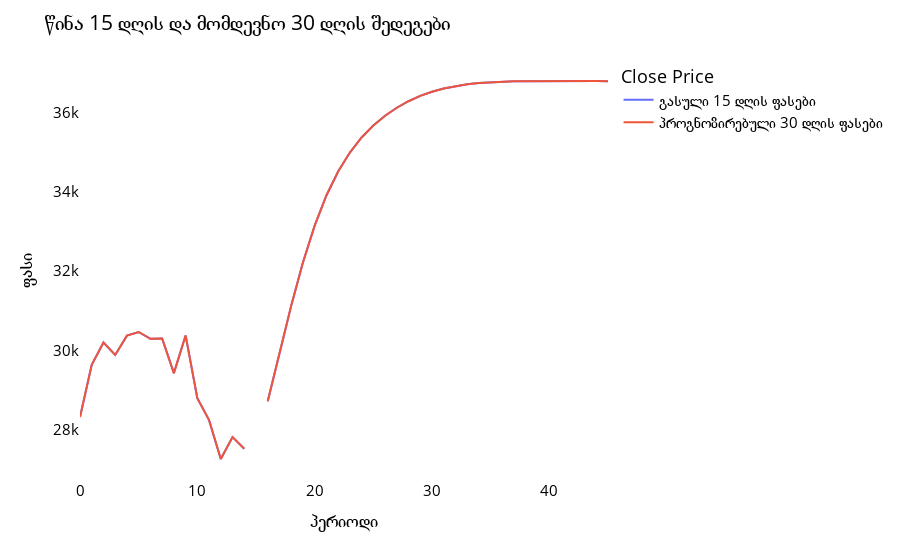

Notebook source saved alongside this figure:
### Code cell
temp_mat = np.empty((len(last_days)+pred_days+1,1))
temp_mat[:] = np.nan
temp_mat = temp_mat.reshape(1,-1).tolist()[0]

last_original_days_value = temp_mat
next_predicted_days_value = temp_mat

last_original_days_value[0:time_step+1] = scaler.inverse_transform(closedf[len(closedf)-time_step:]).reshape(1,-1).tolist()[0]
next_predicted_days_value[time_step+1:] = scaler.inverse_transform(np.array(lst_output).reshape(-1,1)).reshape(1,-1).tolist()[0]

new_pred_plot = pd.DataFrame({
    'last_original_days_value':last_original_days_value,
    'next_predicted_days_value':next_predicted_days_value
})

names = cycle([f'გასული {time_step} დღის ფასები', f'პროგნოზირებული {pred_days} დღის ფასები'])

fig = px.line(
    new_pred_plot,
    x = new_pred_plot.index, 
    y = [
        new_pred_plot['last_original_days_value'],
        new_pred_plot['next_predicted_days_value']
    ],
    
    labels = {
        'value': 'ფასი',
        'index': 'პერიოდი'
    }
)

fig.update_layout(
    title_text = f'წინა 15 დღის და მომდევნო 30 დღის შედეგები',
    plot_bgcolor = 'white', 
    font_size = 15, 
    font_color = 'black',
    legend_title_text = 'Close Price'
)

fig.for_each_trace(lambda data:  data.update(name = next(names)))
fig.update_xaxes(showgrid=False)
fig.update_yaxes(showgrid=False)
fig.show()

### Figure 1 — Plotly figure (JSON) as saved in the notebook; plotly's stock layout.template omitted (floating-point values rounded to 4 significant figures)
{"data": [{"hovertemplate": "variable=last_original_days_value<br>პერიოდი=%{x}<br>ფასი=%{y}<extra></extra>", "legendgroup": "last_original_days_value", "line": {"color": "#636efa", "dash": "solid"}, "marker": {"symbol": "circle"}, "mode": "lines", "name": "გასული 15 დღის ფასები", "orientation": "v", "showlegend": true, "type": "scatter", "x": [0, 1, 2, 3, 4, 5, 6, 7, 8, 9, 10, 11, 12, 13, 14, 15, 16, 17, 18, 19, 20, 21, 22, 23, 24, 25, 26, 27, 28, 29, 30, 31, 32, 33, 34, 35, 36, 37, 38, 39, 40, 41, 42, 43, 44, 45], "xaxis": "x", "y": [28320.0, 29640.0, 30200.0, 29890.0, 30370.0, 30470.0, 30300.0, 30300.0, 29430.0, 30380.0, 28800.0, 28240.0, 27260.0, 27820.0, 27520.0, null, 28720.0, 29920.0, 31130.0, 32220.0, 33150.0, 33910.0, 34520.0, 34990.0, 35370.0, 35680.0, 35920.0, 36120.0, 36290.0, 36420.0, 36530.0, 36610.0, 36670.0, 36720.0, 36750.0, 36770.0, 36780.0, 36790.0, 36790.0, 36800.0, 36800.0, 36800.0, 36800.0, 36800.0, 36800.0, 36790.0], "yaxis": "y"}, {"hovertemplate": "variable=next_predicted_days_value<br>პერიოდი=%{x}<br>ფასი=%{y}<extra></extra>", "legendgroup": "next_predicted_days_value", "line": {"color": "#EF553B", "dash": "solid"}, "marker": {"symbol": "circle"}, "mode": "lines", "name": "პროგნოზირებული 30 დღის ფასები", "orientation": "v", "showlegend": true, "type": "scatter", "x": [0, 1, 2, 3, 4, 5, 6, 7, 8, 9, 10, 11, 12, 13, 14, 15, 16, 17, 18, 19, 20, 21, 22, 23, 24, 25, 26, 27, 28, 29, 30, 31, 32, 33, 34, 35, 36, 37, 38, 39, 40, 41, 42, 43, 44, 45], "xaxis": "x", "y": [28320.0, 29640.0, 30200.0, 29890.0, 30370.0, 30470.0, 30300.0, 30300.0, 29430.0, 30380.0, 28800.0, 28240.0, 27260.0, 27820.0, 27520.0, null, 28720.0, 29920.0, 31130.0, 32220.0, 33150.0, 33910.0, 34520.0, 34990.0, 35370.0, 35680.0, 35920.0, 36120.0, 36290.0, 36420.0, 36530.0, 36610.0, 36670.0, 36720.0, 36750.0, 36770.0, 36780.0, 36790.0, 36790.0, 36800.0, 36800.0, 36800.0, 36800.0, 36800.0, 36800.0, 36790.0], "yaxis": "y"}], "layout": {"font": {"color": "black", "size": 15}, "legend": {"title": {"text": "Close Price"}, "tracegroupgap": 0}, "margin": {"t": 60}, "plot_bgcolor": "white", "title": {"text": "წინა 15 დღის და მომდევნო 30 დღის შედეგები"}, "xaxis": {"anchor": "y", "domain": [0, 1], "showgrid": false, "title": {"text": "პერიოდი"}}, "yaxis": {"anchor": "x", "domain": [0, 1], "showgrid": false, "title": {"text": "ფასი"}}}}
